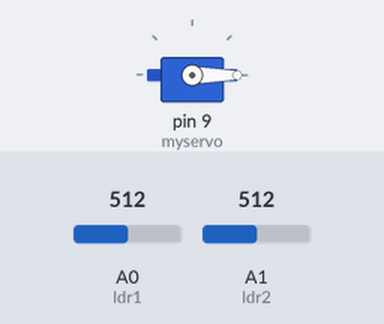
Recording of a sketch running on a simulated Arduino Uno, built with avr-gcc and run on an emulated ATmega328P. On the bench: servo. Inputs (shaded band) come from the test bench; at power-on: A1 (ldr2) = 512, A0 (ldr1) = 512.

Above: at 1.2 s.
1.3 s: A1 (ldr2) set to 542
At 1.77 s:
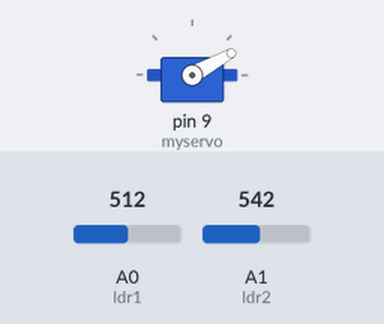
At 4.2 s:
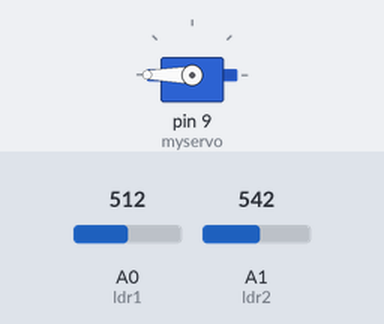
4.3 s: A0 (ldr1) set to 544
5.8 s: A0 (ldr1) set to 576
At 6.26 s:
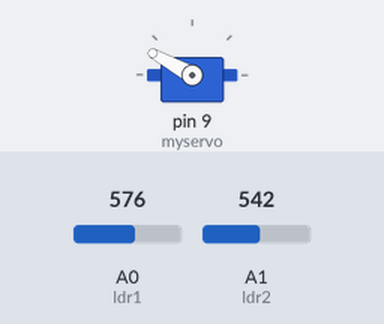
Timing chart, 0 to 10.1 s (numbered marks = the images above; inputs shaded):
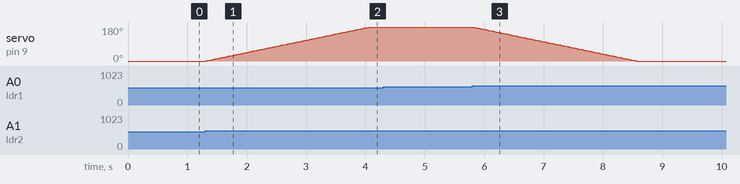

The sketch:

solar-tracker.ino
```cpp
#include <Servo.h>
Servo myservo;

#define ldr1 0
#define ldr2 1

int pos = 0;

void setup() {
  pinMode(ldr1, INPUT);
  pinMode(ldr2, INPUT);
  myservo.attach(9);
}

void loop() {
  int nilai1 = analogRead(ldr1);
  int nilai2 = analogRead(ldr2);

  nilai1 = map(nilai1, 0, 1023, 0, 180);
  nilai2 = map(nilai2, 0, 1023, 0, 180);

  if(pos >= 180){
    pos = 180;
  }
  else if(pos <= 0){
    pos = 0;
  }

  if(nilai1 > nilai2 + 3){
    pos--;
  }
  else if(nilai1 + 3 < nilai2){
    pos++;
  }

  myservo.write(pos);
  delay(15);
}
```

Measured:
- the behaviour switches between 534 and 535 on A1 (ldr2) (found by bisection; images 0 and 1)
- the behaviour switches between 562 and 563 on A0 (ldr1) (found by bisection; images 2 and 3)
- after the input at 1.3 s, servo on pin 9 (myservo): moves from 0° to 180° over 2.8 s, starting at once
- after the input at 4.3 s, every drawn part: stays the same
- after the input at 5.8 s, servo on pin 9 (myservo): moves from 180° to 0° over 2.8 s, starting at once
